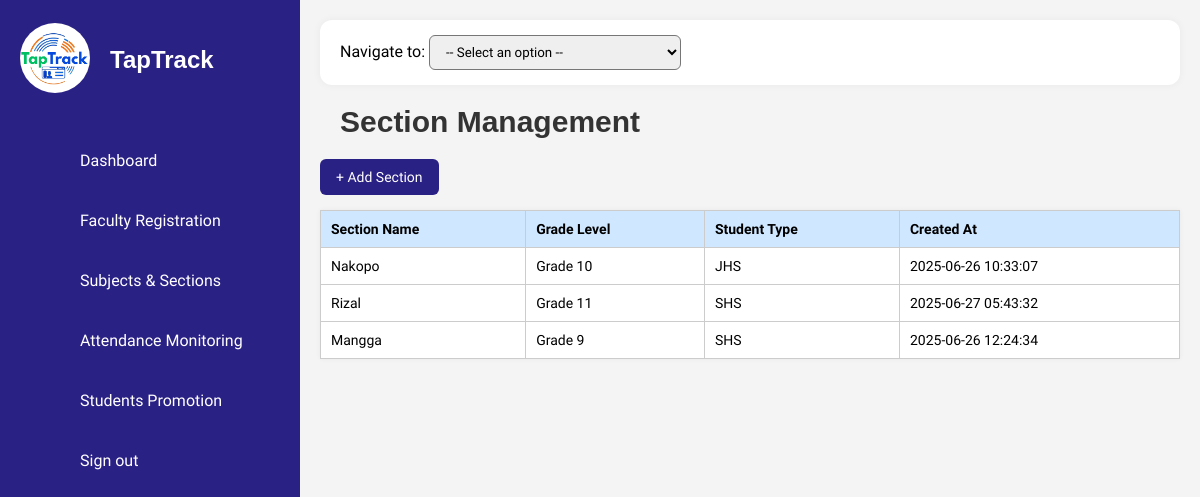
Page /ISIERA/section_management.php on the earlier database version.
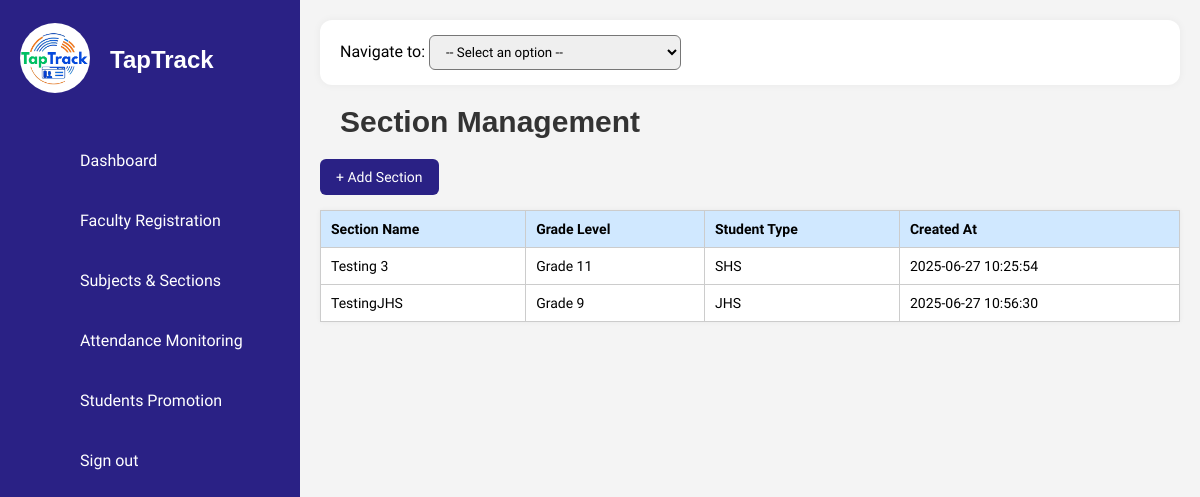
Same page on the later database version.
### tables this page shows
CREATE TABLE `sections` (
  `id` int(11) NOT NULL,
  `section_name` varchar(100) NOT NULL,
  `student_type` enum('JHS','SHS') NOT NULL,
  `grade_level` varchar(20) DEFAULT NULL,
  `created_at` timestamp NOT NULL DEFAULT current_timestamp(),
  `strand_id` int(11) DEFAULT NULL
);

### ISIERA/section_management.php (the view, shortened to what this page needs)
<?php
include 'db_connection.php';
$conn->query("CREATE TABLE IF NOT EXISTS sections (
  id INT AUTO_INCREMENT PRIMARY KEY,
  section_name VARCHAR(100) UNIQUE NOT NULL,
  student_type ENUM('JHS','SHS') NOT NULL,
  grade_level INT NOT NULL,
  created_at TIMESTAMP DEFAULT CURRENT_TIMESTAMP
)");
$sectionsResult = $conn->query("SELECT * FROM sections ORDER BY grade_level ASC, section_name ASC");
$sections = $sectionsResult->fetch_all(MYSQLI_ASSOC);
?>
<!DOCTYPE html>
<html lang="en">
<head>
  <link rel="stylesheet" href="assets/css/style.css" />
</head>
<body>
<?php include('sidebar.php'); ?>
<div class="main-content">
  <div class="dropdown-nav">
    <label>Navigate to:</label>
    <select onchange="navigate(this.value)">
      <option value="">-- Select an option --</option>
    </select>
  </div>
  <h2>Section Management</h2>
  <button class="add-btn" onclick="openModal()">+ Add Section</button>
<table>
  <thead>
    <tr>
      <th>Section Name</th>
      <th>Grade Level</th>
      <th>Student Type</th>
      <th>Created At</th>
    </tr>
  </thead>
  <tbody>
    <?php foreach ($sections as $section): ?>
      <tr>
        <td><?= htmlspecialchars($section['section_name']) ?></td>
        <td><?= htmlspecialchars($section['grade_level']) ?></td>
        <td><?= htmlspecialchars($section['student_type']) ?></td>
        <td><?= htmlspecialchars($section['created_at']) ?></td>
      </tr>
    <?php endforeach; ?>
  </tbody>
</table>
</body>
</body>
</html>

Differences in the rows shown:
removed sections: section_name "Nakopo", grade_level "Grade 10", student_type "JHS", created_at "2025-06-26 10:33:07"
removed sections: section_name "Rizal", grade_level "Grade 11", student_type "SHS", created_at "2025-06-27 05:43:32"
removed sections: section_name "Mangga", grade_level "Grade 9", student_type "SHS", created_at "2025-06-26 12:24:34"
added sections: section_name "Testing 3", grade_level "Grade 11", student_type "SHS", created_at "2025-06-27 10:25:54"
added sections: section_name "TestingJHS", grade_level "Grade 9", student_type "JHS", created_at "2025-06-27 10:56:30"
